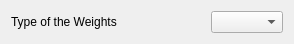
<?xml version="1.0" encoding="UTF-8"?>
<ui version="4.0">
 <class>Config</class>
 <widget class="QWidget" name="Config">
  <property name="geometry">
   <rect>
    <x>0</x>
    <y>0</y>
    <width>294</width>
    <height>38</height>
   </rect>
  </property>
  <property name="windowTitle">
   <string>Form</string>
  </property>
  <layout class="QVBoxLayout" name="verticalLayout">
   <item>
    <layout class="QHBoxLayout" name="horizontalLayout_3">
     <item>
      <widget class="QLabel" name="label">
       <property name="text">
        <string>Type of the Weights</string>
       </property>
      </widget>
     </item>
     <item>
      <spacer name="horizontalSpacer">
       <property name="orientation">
        <enum>Qt::Horizontal</enum>
       </property>
       <property name="sizeHint" stdset="0">
        <size>
         <width>40</width>
         <height>20</height>
        </size>
       </property>
      </spacer>
     </item>
     <item>
      <widget class="QComboBox" name="CurWeights"/>
     </item>
    </layout>
   </item>
  </layout>
 </widget>
 <resources/>
 <connections/>
</ui>
